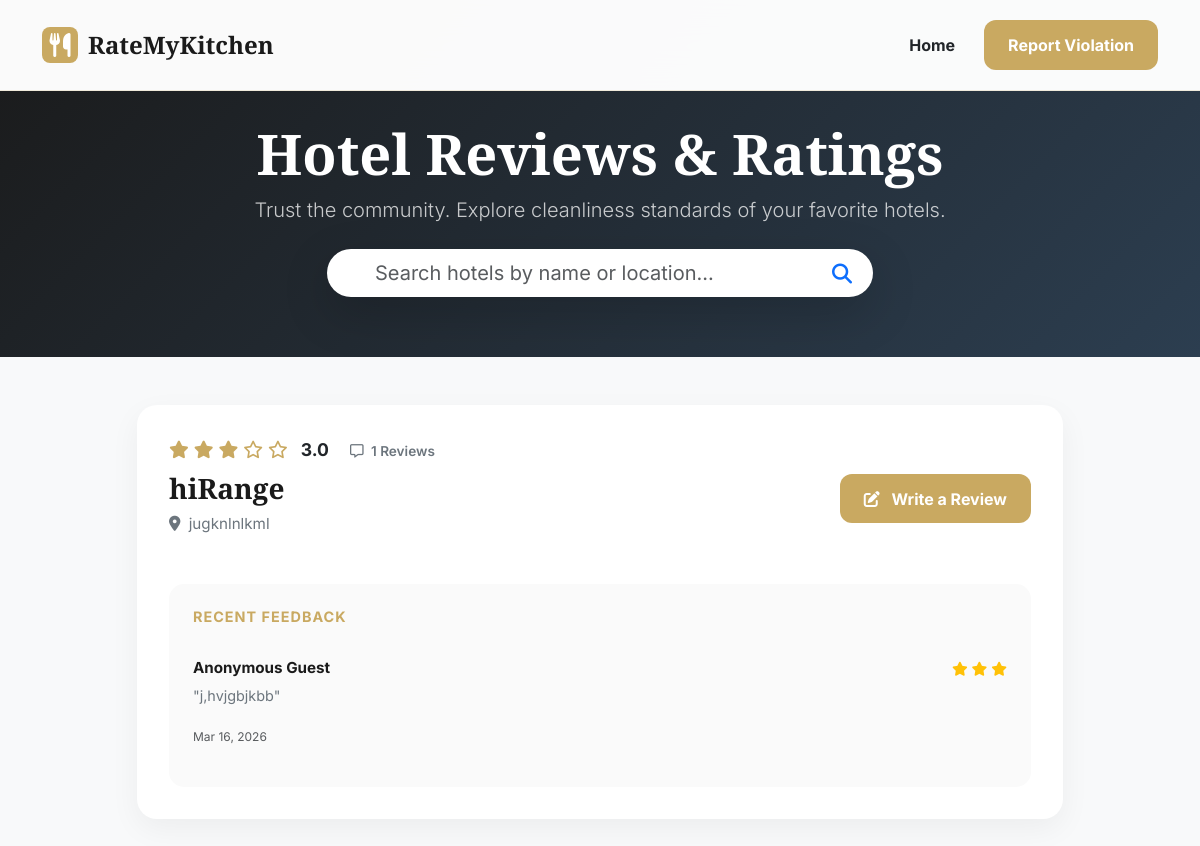
Page /hotels/ on the earlier database version.
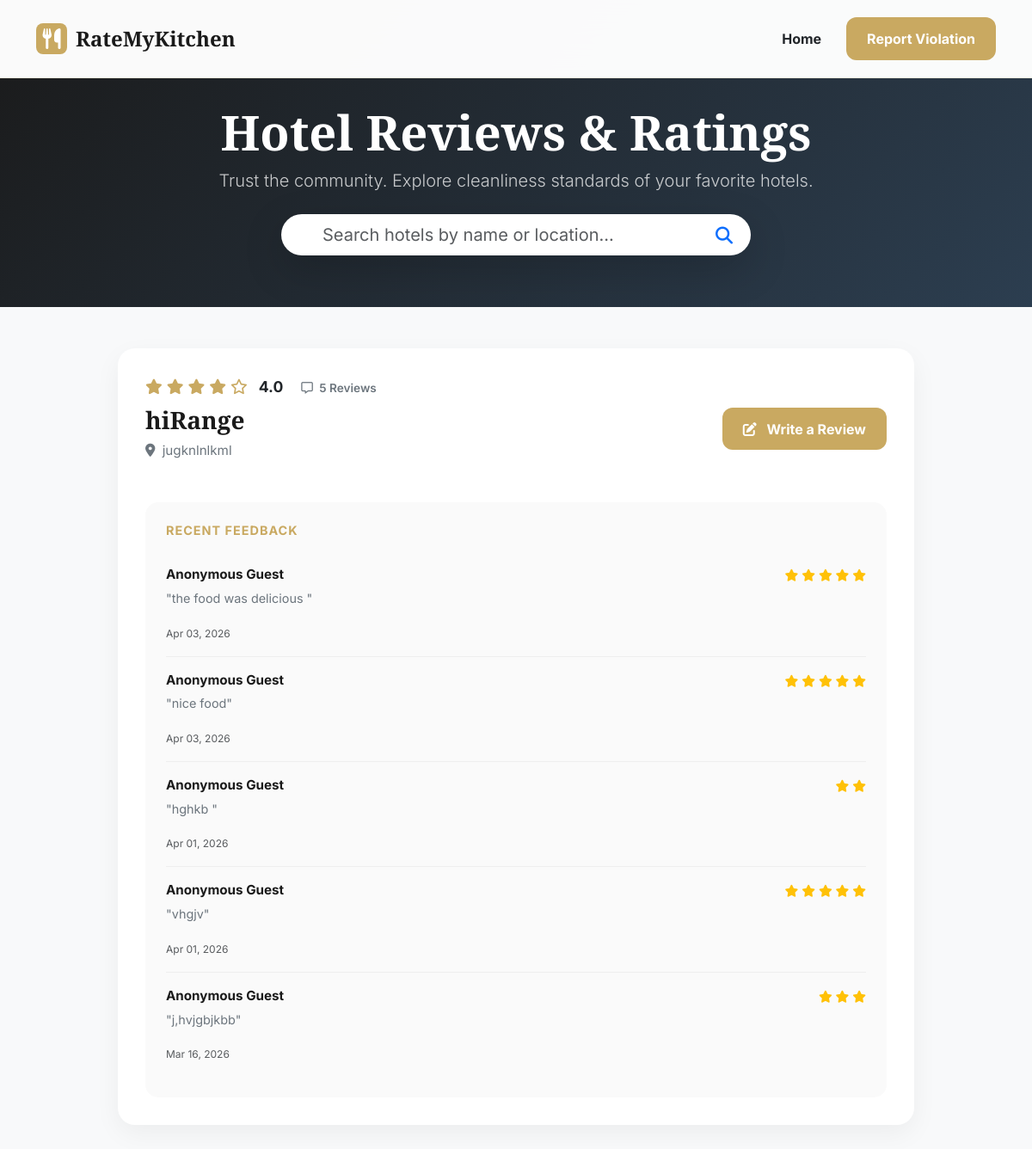
Same page on the later database version.
### User/models.py (models this page shows, shortened)
class tbl_hotel(models.Model):
    hotel_name = models.CharField(max_length=100)
    hotel_email = models.EmailField(unique=True)
    hotel_password = models.CharField(max_length=128)
    hotel_contact = models.CharField(max_length=20, blank=True)
    hotel_address = models.CharField(max_length=255, blank=True)
    is_verified = models.IntegerField(
        choices=[
            (0, 'Not Verified'),
            (1, 'Verified'),
            (2, 'Rejected')
        ],
        default=0
    )
    hygiene_status = models.CharField(
        max_length=50,
        choices=[
            ('Pending', 'Pending'),
            ('Clean', 'Clean'),
            ('Moderately Clean', 'Moderately Clean'),
            ('Dirty', 'Dirty'),
        ],
        default='Pending'
    )
    certificate_generated = models.BooleanField(default=False)
    verified_at = models.DateTimeField(null=True, blank=True)

class CustomerReview(models.Model):
    hotel      = models.ForeignKey(tbl_hotel, on_delete=models.CASCADE)
    customer_name = models.CharField(max_length=100, default="Anonymous Guest", blank=True)
    rating     = models.PositiveSmallIntegerField()
    review     = models.TextField(blank=True)
    timestamp  = models.DateTimeField(auto_now_add=True)

### Guest/views.py (the view)
# urls.py: path('hotels/', views.view_hotels, name='view_hotels'),
def view_hotels(request):
    from django.db.models import Avg, Count, Q
    query = request.GET.get('q', '')
    hotels = tbl_hotel.objects.filter(is_verified=1)
    if query:
        hotels = hotels.filter(
            Q(hotel_name__icontains=query) |
            Q(hotel_address__icontains=query)
        )
    hotels = hotels.annotate(
        avg_rating=Avg('customerreview__rating'),
        review_count=Count('customerreview')
    ).order_by('-avg_rating')
    for hotel in hotels:
        hotel.latest_reviews = CustomerReview.objects.filter(hotel=hotel).order_by('-timestamp')[:5]
    return render(request, "Guest/Reviews.html", {'hotels': hotels})

### templates/Guest/Reviews.html (shortened to what this page needs)
<!DOCTYPE html>
<html lang="en">
<head>
    <link href="https://cdn.jsdelivr.net/npm/bootstrap@5.3.2/dist/css/bootstrap.min.css" rel="stylesheet">
    <link href="https://cdnjs.cloudflare.com/ajax/libs/font-awesome/6.4.0/css/all.min.css" rel="stylesheet">
</head>
<body>
    <nav class="navbar navbar-expand-lg navbar-custom fixed-top">
        <div class="container">
            <a class="navbar-brand" href="{% url 'guest:homepage' %}">
                <div class="brand-icon"><i class="fas fa-utensils"></i></div>
                RateMyKitchen
            </a>
            <div class="ms-auto d-flex align-items-center">
                <a href="{% url 'guest:homepage' %}" class="btn btn-link text-dark text-decoration-none fw-bold me-3">Home</a>
                <a href="{% url 'guest:report_violation' %}" class="btn btn-review px-4">Report Violation</a>
            </div>
        </div>
    </nav>
    <div class="page-header">
        <div class="container">
            <h1 class="display-4 fw-bold">Hotel Reviews & Ratings</h1>
            <p class="lead opacity-75 mb-4">Trust the community. Explore cleanliness standards of your favorite hotels.</p>
            <div class="row justify-content-center">
                <div class="col-lg-6">
                    <form action="{% url 'guest:view_hotels' %}" method="GET" class="position-relative">
                        <input type="text" name="q" class="form-control form-control-lg rounded-pill px-5 shadow-lg border-0"
                               value="{{ request.GET.q }}" placeholder="Search hotels by name or location...">
                        <button type="submit" class="btn position-absolute top-50 end-0 translate-middle-y me-2 bg-transparent text-primary">
                            <i class="fas fa-search fa-lg"></i>
                        </button>
                    </form>
                </div>
            </div>
        </div>
    </div>
    <div class="container pb-5">
        <div class="row justify-content-center">
            <div class="col-lg-10">
                {% for hotel in hotels %}
                <div class="hotel-card">
                    <div class="hotel-info">
                        <div class="row align-items-center">
                            <div class="col-md-8">
                                <div class="rating-stars">
                                    {% if hotel.avg_rating %}
                                        {% for i in "12345" %}
                                            {% if forloop.counter <= hotel.avg_rating %}
                                                <i class="fas fa-star"></i>
                                            {% else %}
                                                <i class="far fa-star"></i>
                                            {% endif %}
                                        {% endfor %}
                                        <span class="ms-2 fw-bold text-dark">{{ hotel.avg_rating|floatformat:1 }}</span>
                                    {% else %}
                                        <i class="far fa-star"></i> No ratings yet
                                    {% endif %}
                                    <span class="review-count ms-3"><i class="far fa-comment-alt me-1"></i> {{ hotel.review_count }} Reviews</span>
                                </div>
                                <h2 class="hotel-name">{{ hotel.hotel_name }}</h2>
                                <p class="hotel-location"><i class="fas fa-map-marker-alt me-1"></i> {{ hotel.hotel_address }}</p>
                            </div>
                            <div class="col-md-4 text-md-end">
                                <button class="btn btn-review px-4" data-bs-toggle="modal" data-bs-target="#reviewModal{{ hotel.id }}">
                                    <i class="fas fa-edit me-2"></i> Write a Review
                                </button>
                            </div>
                        </div>
                        {% if hotel.latest_reviews %}
                        <div class="reviews-section mt-4">
                            <h5 class="fw-bold mb-3" style="font-size: 0.9rem; text-transform: uppercase; color: var(--primary); letter-spacing: 1px;">Recent Feedback</h5>
                            {% for rev in hotel.latest_reviews %}
                            <div class="single-review">
                                <div class="d-flex justify-content-between align-items-center">
                                    <span class="reviewer-name">{{ rev.customer_name }}</span>
                                    <div class="text-warning small">
                                        {% for i in "12345" %}
                                            {% if forloop.counter <= rev.rating %}
                                                <i class="fas fa-star"></i>
                                            {% endif %}
                                        {% endfor %}
                                    </div>
                                </div>
                                <p class="review-text">"{{ rev.review }}"</p>
                                <small class="text-muted" style="font-size: 0.75rem;">{{ rev.timestamp|date:"M d, Y" }}</small>
                            </div>
                            {% endfor %}
                        </div>
                        {% endif %}
                    </div>
                </div>
                {% empty %}
                <div class="text-center py-5">
                    <i class="fas fa-hotel fa-4x opacity-25 mb-3"></i>
                    <h3>No verified hotels found</h3>
                    <p class="text-muted">Check back later for trusted ratings.</p>
                </div>
                {% endfor %}
            </div>
        </div>
    </div>
</body>
</html>

### templates/Guest/Reviews.html (style rules this page uses)
:root { --primary: #C9A961; --primary-dark: #A88B4F; --secondary: #2C3E50; --light: #F8F9FA; --white: #FFFFFF; --dark: #1A1A1A; --text-secondary: #6C757D; }
body { font-family: 'Inter', sans-serif; background: var(--light); color: var(--dark); }
h1, h2, h3 { font-family: 'Playfair Display', serif; }
.navbar-custom { background: rgba(255, 255, 255, 0.98); backdrop-filter: blur(20px); padding: 1.25rem 0; border-bottom: 1px solid rgba(201, 169, 97, 0.2); }
.navbar-brand { font-family: 'Playfair Display', serif; font-weight: 800; font-size: 1.5rem; color: var(--dark); display: flex; align-items: center; gap: 10px; }
.brand-icon { width: 36px; height: 36px; background: var(--primary); border-radius: 8px; display: flex; align-items: center; justify-content: center; color: white; }
.page-header { padding: 120px 0 60px; background: linear-gradient(135deg, #1A1A1A 0%, #2C3E50 100%); color: white; text-align: center; margin-bottom: 3rem; }
.hotel-card { background: white; border-radius: 20px; border: none; box-shadow: 0 10px 30px rgba(0,0,0,0.05); transition: all 0.3s ease; overflow: hidden; margin-bottom: 2rem; }
.hotel-info { padding: 2rem; }
.rating-stars { color: var(--primary); font-size: 1.1rem; margin-bottom: 0.5rem; }
.hotel-name { font-size: 1.75rem; font-weight: 800; margin-bottom: 0.5rem; }
.hotel-location { color: var(--text-secondary); font-size: 0.95rem; margin-bottom: 1.5rem; }
.review-count { color: var(--text-secondary); font-size: 0.85rem; font-weight: 600; }
.btn-review { background: var(--primary); color: white; border: none; padding: 0.8rem 1.5rem; border-radius: 12px; font-weight: 700; transition: all 0.3s ease; }
.reviews-section { background: #FAFAFA; padding: 1.5rem; border-radius: 15px; margin-top: 1rem; }
.single-review { padding: 1rem 0; border-bottom: 1px solid #EEE; }
.single-review:last-child { border-bottom: none; }
.reviewer-name { font-weight: 700; font-size: 0.95rem; }
.review-text { font-size: 0.9rem; color: var(--text-secondary); margin-top: 5px; }

Differences in the rows shown:
computed for tbl_hotel "hiRange": avg_rating "3.0" → "4.0"; review_count "1" → "5"
added CustomerReview: customer_name "Anonymous Guest", rating 5 (drawn), review "the food was delicious", timestamp "Apr 03, 2026"
added CustomerReview: customer_name "Anonymous Guest", rating 5 (drawn), review "nice food", timestamp "Apr 03, 2026"
added CustomerReview: customer_name "Anonymous Guest", rating 2 (drawn), review "hghkb", timestamp "Apr 01, 2026"
added CustomerReview: customer_name "Anonymous Guest", rating 5 (drawn), review "vhgjv", timestamp "Apr 01, 2026"
